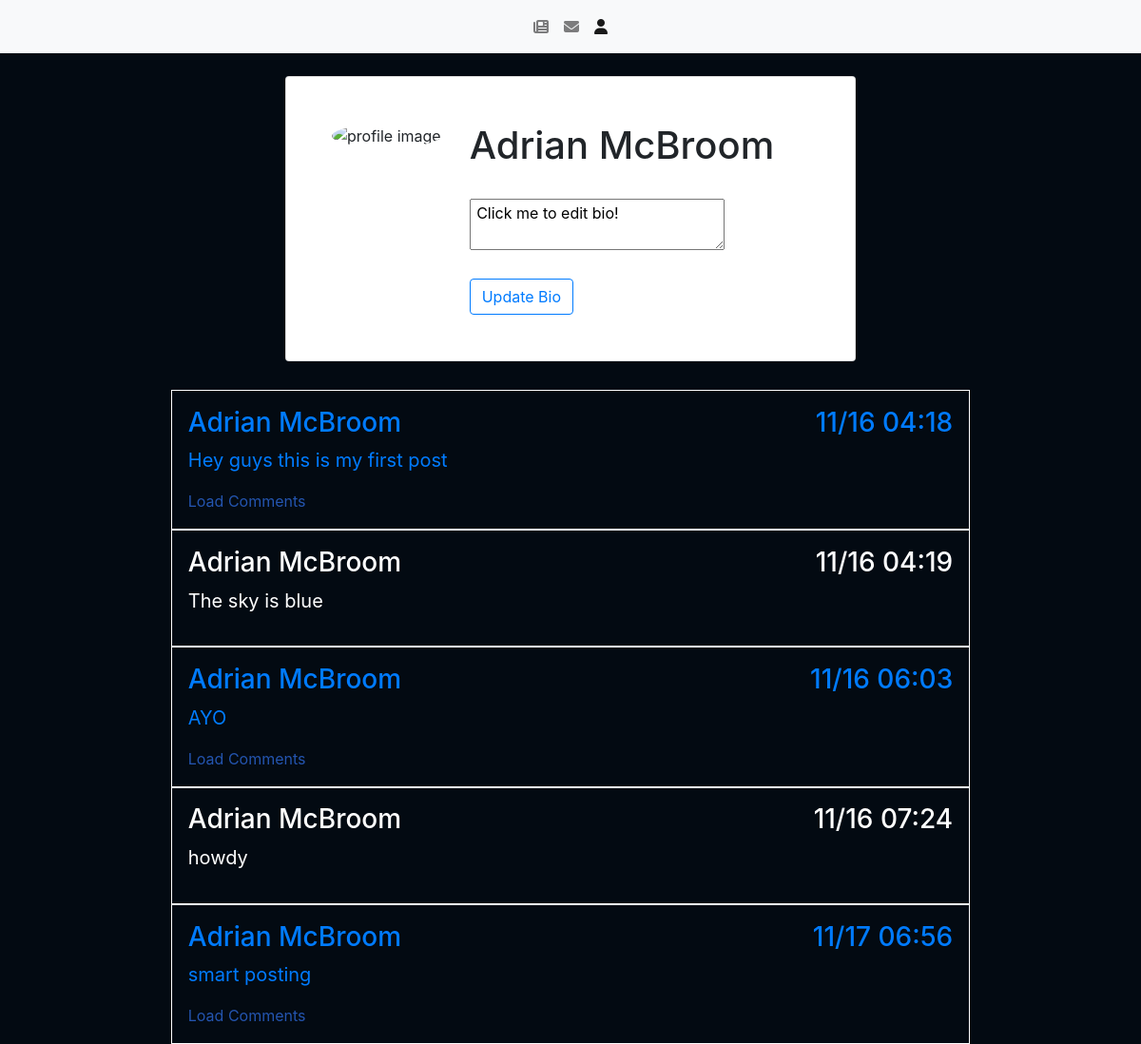
The app's page /profile (signed in) with its own data.
### app.py (models this page shows)
class User(db.Model, UserMixin):
  id = db.Column(db.Integer, primary_key=True)
  username = db.Column(db.String, unique=True, nullable=False)
  displayName = db.Column(db.String, unique=True, nullable=False)
  password = db.Column(db.String, unique=True, nullable=False)
  profile_pic = db.Column(db.String(150), nullable=True)
  bio = db.Column(db.String(), nullable=True)
  posts = db.relationship('Post', backref="User")
  comments = db.relationship('Comment', backref="User")

class Post(db.Model):
  id = db.Column(db.Integer, primary_key=True)
  text = db.Column(db.String, nullable=False)
  author = db.Column(db.Integer, db.ForeignKey('user.id'), nullable=False)
  timePosted = db.Column(db.DateTime, nullable=False, default=datetime.utcnow)
  comments = db.relationship('Comment', backref='Post')

### app.py (the view)
@app.route('/profile', methods=['GET'])
@login_required
def render_profile():
  pfp = current_user.profile_pic
  name = current_user.displayName
  bio = current_user.bio
  if bio == None:
    bio = "Click me to edit bio!"
  posts = Post.query.filter_by(author=current_user.id).all()
  return render_template('profile.html', pfp=pfp, name = name, bio = bio, posts=posts)

### app.py (called while the page is built)
@login_manager.user_loader
def load_user(user_id):
  return User.query.get(int(user_id))

### templates/profile.html (shortened to what this page needs)
<!DOCTYPE html>
<html lang="en">
<head>
  <link rel="stylesheet" href="https://cdn.jsdelivr.net/npm/bootstrap@4.3.1/dist/css/bootstrap.min.css">
  <link rel="stylesheet" href="{{ url_for('static', filename='css/main.css') }}">
</head>
<body>
    <nav class="navbar navbar-expand-lg navbar-light bg-light">
    <div class="collapse navbar-collapse" id="navbarNav">
        <ul class="navbar-nav mx-auto">
        <li class="nav-item">
            <a class="nav-link" href="/"><i class="fa-sharp fa-solid fa-newspaper"></i></a>
        </li>
        <li class="nav-item">
            <a class="nav-link" href="/messages"><i class="fa-solid fa-envelope"></i></a>
        </li>
        <li class="nav-item active">
            <a class="nav-link" href="/profile"><i class="fa-solid fa-user"></i></a>
        </li>
        </ul>
    </div>
    </nav>
    <div class="card mx-auto mt-4 w-50">
        <div class="row p-5">
            <div class="col-md-auto" id="pfp-container">
                <img id="pfp" src="/static/images/{{ pfp }}" alt="profile image" class="rounded-circle">
            </div>
            <div class="col">
                <h1>{{ name }}</h1>
                <br>
                <div>
                    <textarea class="w-75" id="bio" autocomplete="off"> {{ bio }} </textarea>
                    <br><br>
                    <input type="submit" value="Update Bio" class="btn btn-outline-primary" onclick="update_bio()">
                </div>
            </div>
        </div>
    </div>
    <div class="post-page">
        {% if post != None %}
            {% for post in posts %}
            <a class="post-link" href="{{url_for('post', postID=post.id)}}">
            <div class="post">
                <div class="info">
                <h3>{{post.User.displayName}}</h3>
                <h3>{{post.timePosted.strftime('%m/%d %H:%M')}}</h3>
                </div>
                <p class="post-text">{{post.text}}</p>
                {%if post.comments%}
                <a href="{{url_for('post', postID=post.id)}}" class="load-comments">Load Comments</a>
                {%endif%}
            </div>
            </a>
            {%endfor%}
        {% endif %}
      </div>
</body>
</html>

### static/css/main.css (style rules this page uses)
body { background-color: rgb(3, 10, 18); }
.post-page { width: 70%; margin: auto; margin-top:2.5%; display: flex; flex-direction: column; justify-content: flex-start; }
.info { display: flex; flex-direction: row; justify-content: space-between; }
.post { color: white; display: flex; flex-direction: row; border: 1px solid white; display: flex; flex-direction: column; padding: 2%; }
.post-link { text-decoration: none; }
.post-text { font-size: 125%; }
.load-comments { color: rgb(36, 85, 176); }
#pfp { max-width:200px; position: relative; }

### records on screen
User: displayName "Adrian McBroom"
Post: User.displayName "Adrian McBroom", timePosted "11/16 04:18", text "Hey guys this is my first post"
Post: User.displayName "Adrian McBroom", timePosted "11/16 04:19", text "The sky is blue"
Post: User.displayName "Adrian McBroom", timePosted "11/16 06:03", text "AYO"
Post: User.displayName "Adrian McBroom", timePosted "11/16 07:24", text "howdy"
Post: User.displayName "Adrian McBroom", timePosted "11/17 06:56", text "smart posting"
